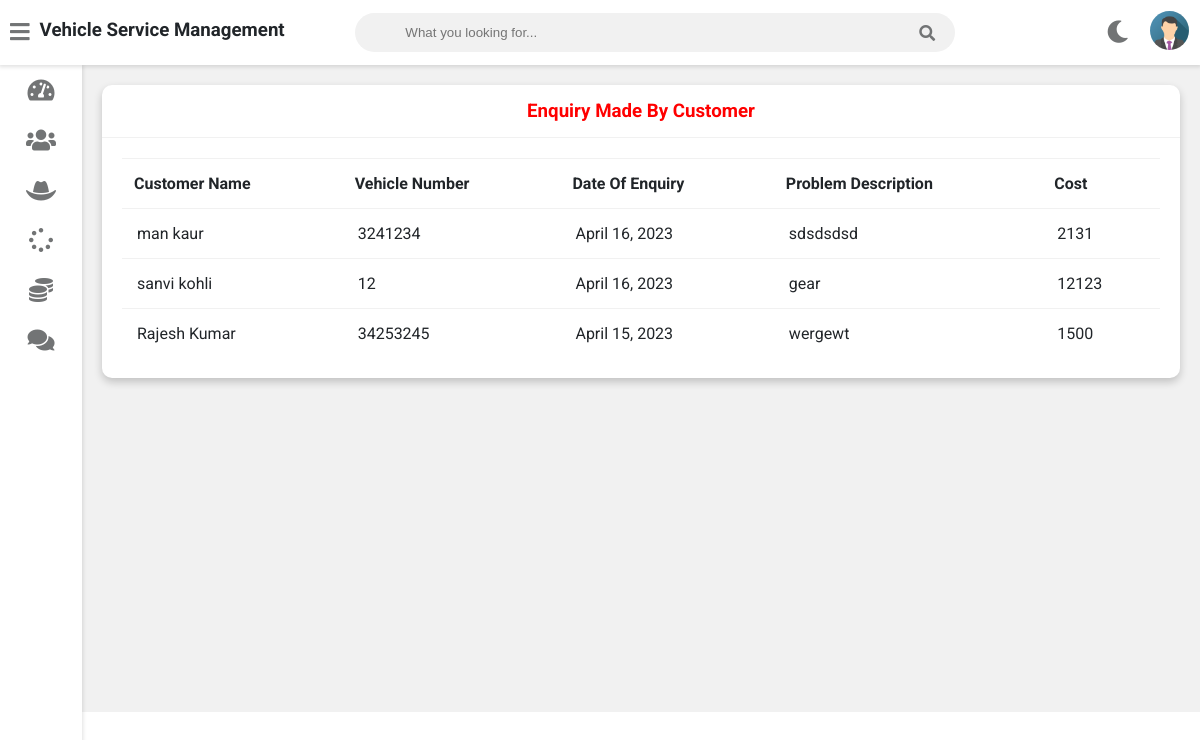
/admin-view-customer-enquiry (signed in), run on the app's committed database.
### vehicle/models.py (models this page shows, shortened)
class Customer(models.Model):
    user=models.OneToOneField(User,on_delete=models.CASCADE)
    profile_pic= models.ImageField(upload_to='profile_pic/CustomerProfilePic/',null=True,blank=True)
    address = models.CharField(max_length=40)
    mobile = models.CharField(max_length=20,null=False)
    @property
    def get_name(self):
        return self.user.first_name+" "+self.user.last_name

class Request(models.Model):
    cat=(('two wheeler with gear','two wheeler with gear'),('two wheeler without gear','two wheeler without gear'),('three wheeler','three wheeler'),('four wheeler','four wheeler'))
    category=models.CharField(max_length=50,choices=cat)
    vehicle_no=models.PositiveIntegerField(null=False)
    vehicle_name = models.CharField(max_length=40,null=False)
    vehicle_model = models.CharField(max_length=40,null=False)
    vehicle_brand = models.CharField(max_length=40,null=False)
    problem_description = models.CharField(max_length=500,null=False)
    date=models.DateField(auto_now=True)
    cost=models.PositiveIntegerField(null=True)
    customer=models.ForeignKey('Customer', on_delete=models.CASCADE,null=True)
    mechanic=models.ForeignKey('Mechanic',on_delete=models.CASCADE,null=True)
    stat=(('Pending','Pending'),('Approved','Approved'),('Repairing','Repairing'),('Repairing Done','Repairing Done'),('Released','Released'))
    status=models.CharField(max_length=50,choices=stat,default='Pending',null=True)

### vehicle/views.py (the view)
# urls.py: path('admin-view-customer-enquiry', views.admin_view_customer_enquiry_view,name='admin-view-customer-enquiry'),
@login_required(login_url='adminlogin')
def admin_view_customer_enquiry_view(request):
    enquiry=models.Request.objects.all().order_by('-id')
    customers=[]
    for enq in enquiry:
        customer=models.Customer.objects.get(id=enq.customer_id)
        customers.append(customer)
    return render(request,'vehicle/admin_view_customer_enquiry.html',{'data':zip(customers,enquiry)})

### templates/vehicle/admin_view_customer_enquiry.html
{% extends 'vehicle/adminbase.html' %}
{% block content %}
	<div class="wrapper">
		<div class="row">
			<div class="col-12 col-m-12 col-sm-12">
				<div class="card">
					<div class="card-header">
						<h3 style="color:red; text-align:center" >Enquiry Made By Customer
						</h3>
					</div>
					<div class="card-content">
						<table>
							<thead>
                <tr>
                  <th>Customer Name</th>
                  <th>Vehicle Number</th>
                  <th>Date Of Enquiry</th>
                  <th>Problem Description</th>
									<th>Cost</th>
                </tr>
							</thead>
							<tbody>
                {% for c,r in data %}
                <tr>
                  <td> {{c.get_name}}</td>
                  <td> {{r.vehicle_no}}</td>
                  <td> {{r.date}}</td>
                  <td>{{r.problem_description}}</td>
									<td>{{r.cost}}</td>
                </tr>
                {% endfor %}
							</tbody>
						</table>
					</div>
				</div>
			</div>
		</div>
<br><br><br><br><br><br><br><br><br><br><br><br><br><br><br><br>
	</div>
{% endblock content %}

### data on the page
Customer: get_name "man kaur", vehicle_no "3241234", date "April 16, 2023", problem_description "sdsdsdsd", cost "2131"
Customer: get_name "sanvi kohli", vehicle_no "12", date "April 16, 2023", problem_description "gear", cost "12123"
Customer: get_name "Rajesh Kumar", vehicle_no "34253245", date "April 15, 2023", problem_description "wergewt", cost "1500"
